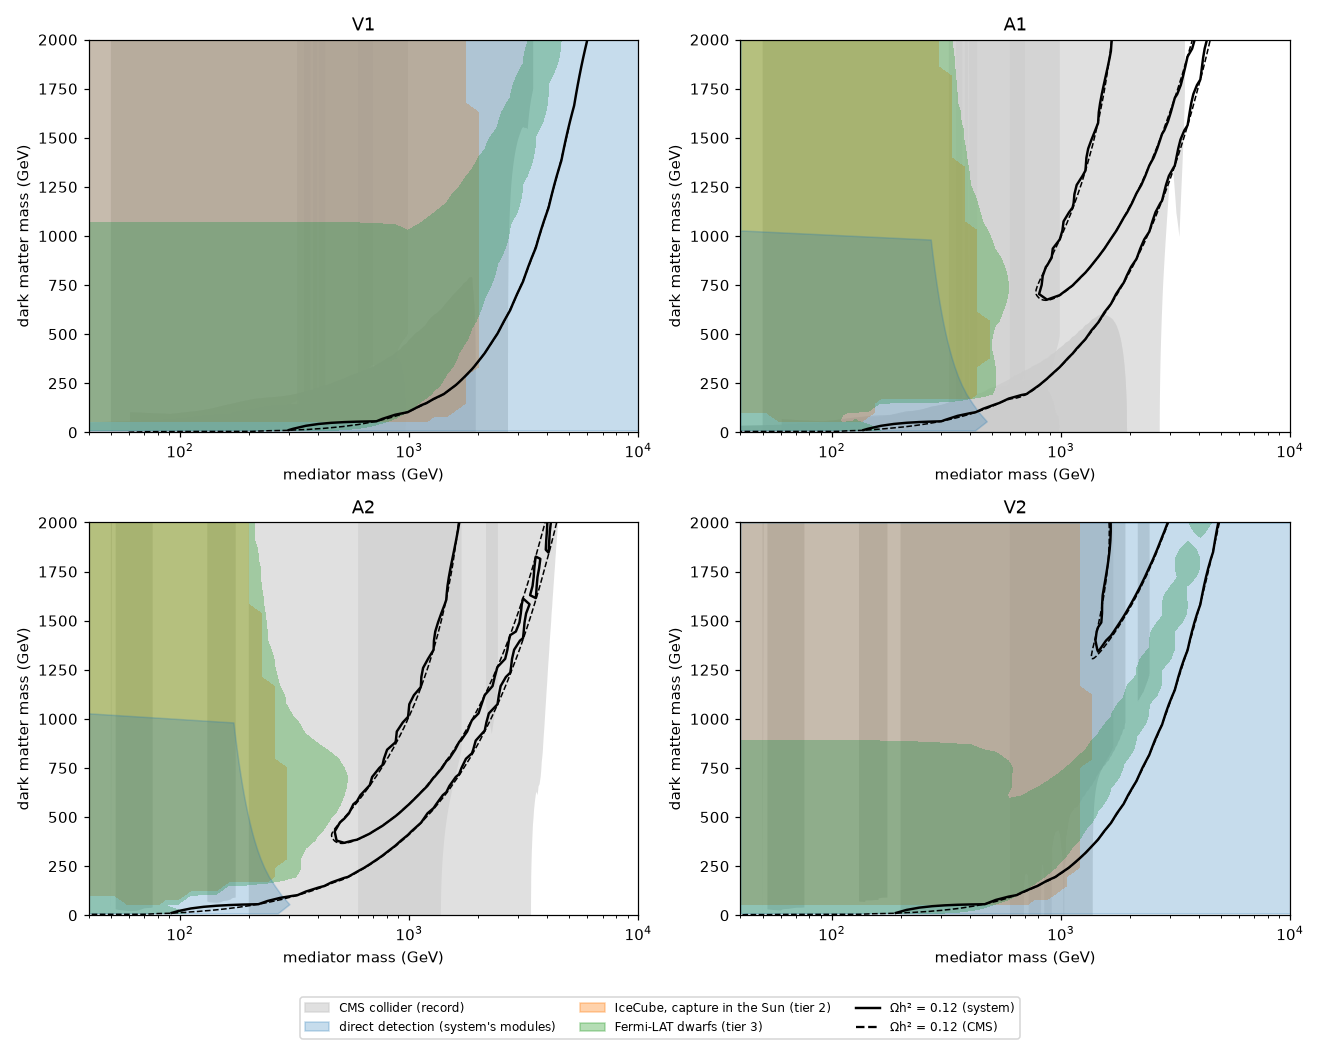

Generate this figure with Python:
"""The combined picture of the four spin-1 benchmarks, beside CMS's summary (DM7).

For V1, A1, A2 (the gate's models) and V2, in the plane of mediator mass and
dark matter mass:
- **collider** (curated records): CMS's observed excluded regions;
- **relic density** (computed): the system's Ωh² = 0.12 contour, beside the
  one CMS draws;
- **direct detection** (computed): excluded below m_med,min(m_DM), from the
  strongest validated limit of the system's own modules (SI for the vector
  models, SD on protons for the axial ones; DM3's results store). Since
  σ ∝ m_med⁻⁴, m_med,min = m_ref (σ(m_ref)/σ_lim)^{1/4};
- **capture in the Sun** (computed; IceCube's SD record): excluded where the
  capture rate, times the equilibrium fraction from the model's own ⟨σv⟩,
  exceeds the rate IceCube's limit allows for the model's channel. The
  capture rate goes as m_med⁻⁴ too, so it is computed once per m_DM;
- **gamma rays from dwarf galaxies** (computed; Fermi-LAT's record).

The records were verified by the owner on 2026-10-01, after this was first run.
Run from the repository root (about 10 minutes; two workers, low priority):

    nice -n 10 uv run python docs/dm7/combined_picture.py

Writes docs/dm7/combined_picture.json and combined_picture.png.
"""

from __future__ import annotations

import json
import sys
from concurrent.futures import ProcessPoolExecutor
from pathlib import Path

import numpy as np

ROOT = Path(__file__).resolve().parents[2]
sys.path.insert(0, str(ROOT))

from adroit.constraints import annihilation, capture, database, spin1, verdicts  # noqa: E402
from adroit.core.dm_state import DarkMatterParticle  # noqa: E402
from adroit.experiments import status  # noqa: E402

HERE = Path(__file__).parent
MODELS = ("V1", "A1", "A2", "V2")
M_MED = np.geomspace(40.0, 1e4, 44)
M_DM = np.linspace(10.0, 2000.0, 44)
M_REF = 1000.0


def dd_limit(kind: str) -> tuple[np.ndarray, np.ndarray]:
    """The strongest validated reproduced limit over the modules, from DM3's results store."""
    store = json.loads((ROOT / "docs/dm3/validation_results.json").read_text())["comparisons"]
    latest = {}
    for entry in store:
        r = entry["result"]
        if r.get("kind") == kind and entry.get("rule"):
            latest[r["experiment"]] = r
    grid, best = np.geomspace(1.0, 1e4, 400), np.full(400, np.inf)
    for name, r in latest.items():
        span = status.validated_range(name, kind)
        if span is None:
            continue
        m, s = np.array(r["masses_gev"]), np.array(r["reproduced_cm2"])
        ok = (m >= span[0] * (1 - 1e-4)) & (m <= span[1] * (1 + 1e-4)) & np.isfinite(s) & (s > 0)
        if ok.sum() < 2:
            continue
        inside = (grid >= m[ok].min()) & (grid <= m[ok].max())
        values = np.exp(np.interp(np.log(grid), np.log(m[ok]), np.log(s[ok])))
        best = np.where(inside, np.minimum(best, values), best)
    return grid, best


def point(task: tuple[str, float, float, float]) -> dict:
    """Ωh², Fermi's ratio, the equilibrium fraction and IceCube's verdict at one point."""
    name, m_med, m_dm, capture_at_ref = task
    model = spin1.benchmark(name, m_med)
    omega = annihilation.omega_h2(model, m_dm)
    candidate = verdicts.Candidate(label=name, particle=DarkMatterParticle(mass_gev=m_dm),
                                   interaction=spin1.interaction(model, m_dm), completion=model)
    fermi = verdicts.indirect(candidate, database.record("fermi-1503.02641-dsph"))
    sun = annihilation.sigma_v_today(model, m_dm, verdicts.SUN_SPEED)
    rate = capture_at_ref * (M_REF / m_med) ** 4
    fraction = capture.equilibrium_fraction(rate, sum(sun.values()), m_dm)
    hard = sum(v for k, v in sun.items() if k in ("t", "tau", "Z'Z'")) / max(sum(sun.values()), 1e-300)
    limits = database.data("icecube-1612.05949-sd")["limits"]["SD_proton"]["limits_cm2"]
    sigma = database.interpolate_limit(limits["WW" if hard > 0.9 else "bb"], m_dm)
    allowed = (capture.capture_rate(DarkMatterParticle(mass_gev=m_dm),
                                    verdicts._reference("SD_proton", sigma, m_dm)) if sigma else None)
    return {"model": name, "m_med": m_med, "m_dm": m_dm, "omega_h2": omega,
            "fermi_ratio": None if fermi.excluded is None else float(fermi.note.split("= ")[1].split(";")[0]),
            "icecube_excluded": None if allowed is None else bool(rate * fraction > allowed)}


def reference_capture(name: str, m_dm: float) -> float:
    model = spin1.benchmark(name, M_REF)
    return capture.capture_rate(DarkMatterParticle(mass_gev=m_dm), spin1.interaction(model, m_dm))


def main() -> None:
    """Compute the grids, then draw."""
    tasks = []
    for name in MODELS:
        for m_dm in M_DM:
            c_ref = reference_capture(name, float(m_dm))
            tasks += [(name, float(m_med), float(m_dm), c_ref) for m_med in M_MED]
    with ProcessPoolExecutor(max_workers=2) as pool:
        grid = list(pool.map(point, tasks, chunksize=8))
    dd = {kind: [a.tolist() for a in dd_limit(kind)] for kind in ("SI", "SD-proton")}
    (HERE / "combined_picture.json").write_text(json.dumps({"grid": grid, "dd_limits": dd}, indent=0))
    draw(grid, dd)


def dd_boundary(name: str, dd: dict) -> tuple[np.ndarray, np.ndarray]:
    """m_med,min(m_DM) from the direct-detection envelope."""
    kind = "SI" if spin1.BENCHMARKS[name][0] is spin1.Spin1Kind.vector else "SD-proton"
    masses, limits = (np.array(a) for a in dd[kind])
    model = spin1.benchmark(name, M_REF)
    m_min = [M_REF * (spin1.nucleon_cross_section_cm2(model, float(m)) / s) ** 0.25
             if np.isfinite(s) else np.nan for m, s in zip(M_DM, np.interp(M_DM, masses, limits))]
    return M_DM, np.array(m_min)


def draw(grid: list[dict], dd: dict) -> None:
    """Four panels: every constraint class, and CMS's own relic contour dashed."""
    import matplotlib
    matplotlib.use("Agg")
    import matplotlib.pyplot as plt
    record = database.data("cms-2405.13778-V1")
    fig, axes = plt.subplots(2, 2, figsize=(12, 9.5))
    for ax, name in zip(axes.flat, MODELS):
        rows = [r for r in grid if r["model"] == name]
        omega = np.array([r["omega_h2"] for r in rows]).reshape(len(M_DM), len(M_MED))
        ice = np.array([np.nan if r["icecube_excluded"] is None else float(r["icecube_excluded"])
                        for r in rows]).reshape(omega.shape)
        fermi = np.array([np.nan if r["fermi_ratio"] is None else r["fermi_ratio"]
                          for r in rows]).reshape(omega.shape)
        panel = record["panels"][name]
        for polys in verdicts.excluded_regions(panel).values():
            for poly in polys:
                v = poly.vertices
                ax.fill(10 ** v[:, 0], v[:, 1], color="0.8", alpha=0.6, lw=0)
        ax.contourf(M_MED, M_DM, ice, levels=[0.5, 1.5], colors=["tab:orange"], alpha=0.35)
        ax.contourf(M_MED, M_DM, fermi, levels=[1.0, 1e9], colors=["tab:green"], alpha=0.35)
        x, y = dd_boundary(name, dd)
        ax.fill_betweenx(y=x, x1=40.0, x2=np.nan_to_num(y, nan=40.0), color="tab:blue", alpha=0.25)
        ax.contour(M_MED, M_DM, omega, levels=[0.12], colors="black", linewidths=1.6)
        for line in panel["relic"]:
            pts = np.array(line)
            ax.plot(pts[:, 0], pts[:, 1], color="black", ls="--", lw=1.0)
        ax.set(xscale="log", xlim=(40, 1e4), ylim=(0, 2000), title=name,
               xlabel="mediator mass (GeV)", ylabel="dark matter mass (GeV)")
    handles = [plt.Rectangle((0, 0), 1, 1, color=c, alpha=a) for c, a in
               (("0.8", 0.6), ("tab:blue", 0.25), ("tab:orange", 0.35), ("tab:green", 0.35))]
    handles += [plt.Line2D([], [], color="black", lw=1.6), plt.Line2D([], [], color="black", ls="--")]
    fig.legend(handles, ["CMS collider (record)", "direct detection (system's modules)",
                         "IceCube, capture in the Sun (tier 2)", "Fermi-LAT dwarfs (tier 3)",
                         "Ωh² = 0.12 (system)", "Ωh² = 0.12 (CMS)"], loc="lower center", ncol=3, fontsize=8)
    fig.tight_layout(rect=(0, 0.06, 1, 1))
    fig.savefig(HERE / "combined_picture.png", dpi=110)


if __name__ == "__main__":
    main()
